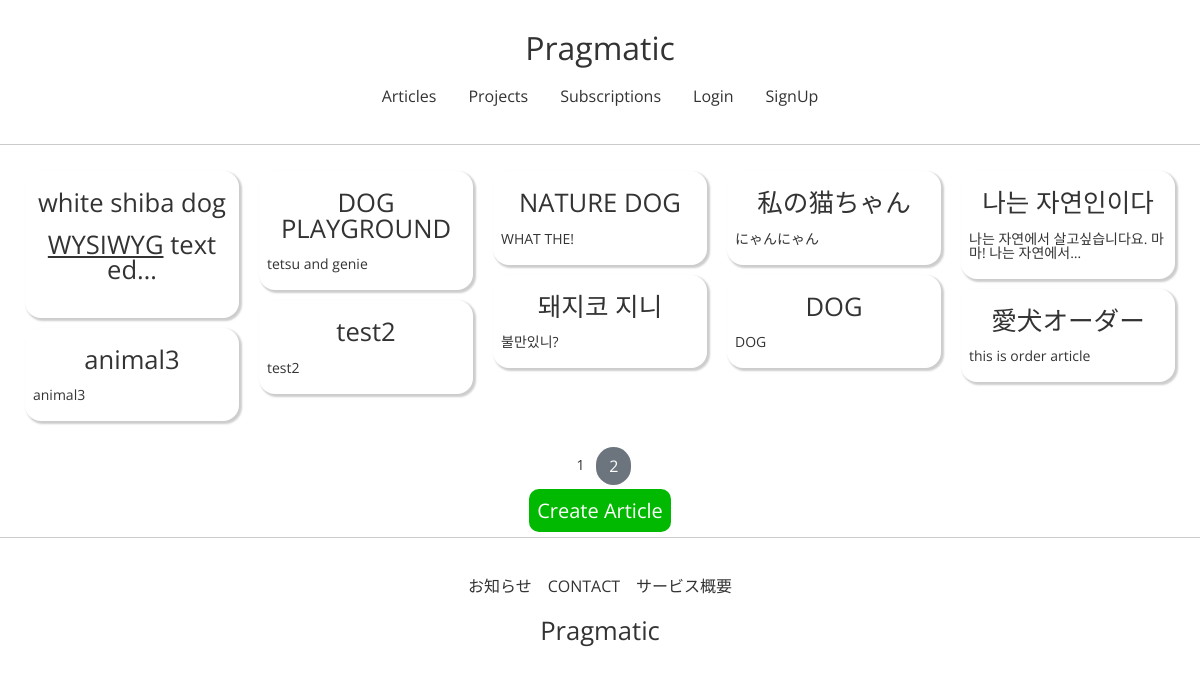
The app's page /articles/list/ with its own data.
### articleapp/models.py (models this page shows)
class Article(models.Model):
    writer = models.ForeignKey(
        User, on_delete=models.SET_NULL, related_name='article', null=True)
    project = models.ForeignKey(
        Project, on_delete=models.SET_NULL, related_name='article', null=True)
    title = models.CharField(max_length=200, null=True)
    image = models.ImageField(upload_to='article/', null=False)
    content = models.TextField(null=True)
    created_at = models.DateField(auto_now_add=True, null=True)

### articleapp/views.py (the view)
# urls.py: path('list/', ArticleListView.as_view(), name='list'),
class ArticleListView(ListView):
    model = Article
    context_object_name = 'article_list'
    template_name = 'articleapp/list.html'
    paginate_by = 10

### articleapp/templates/articleapp/list.html
{% extends 'base.html' %}
{% load static %}
{% block content %}
<section class="article-section">
    {% if article_list %}
    <div class="wf-container">
        {% for article in article_list %}
            <div class="wf-box">
                <a href="{% url 'articleapp:detail' pk=article.pk %}">
                {% include 'snippets/card.html' with article=article %}
                </a>
            </div>
        {% endfor %}
    </div>
    {% else %}
    <div style="text-align:center">
        <h2>No Article</h2>
    </div>
    {% endif %}
    {% include 'snippets/pagination.html' with page_obj=page_obj %}
    <a href="{% url 'articleapp:create' %}" class="submit-btn">Create Article</a>
</section>
{% endblock %}

### templates/snippets/card.html (shortened to what this page needs)
{%if article_list %}
<div class="content">
    <h3>{{ article.title | truncatechars:16 }}</h3>
    <p>{{ article.content | safe | truncatechars:30 }}</p>
</div>
{% endif %}

### static/css/variables.css (style rules this page uses)
:root { --line-color: #00b900; --edit-color: #ffb74d; --alert-color: #f44336; --default-color: #d7ccc8; --header-color: #f0f4c3; --settings-color: #f5f5f5; }

### static/css/base.css (style rules this page uses)
* { box-sizing: border-box; margin: 0; padding: 0; }
body { font-family: "Open Sans", sans-serif; font-size: 14px; color: #333; }
h3 { font-size: 1.8rem; }
h3 { font-size: 1.6rem; }
a { padding: 8px; }
.default-btn, .submit-btn, .delete-btn, .alert-btn, .edit-btn { border: none; border-radius: 10px; font-size: 1.25rem; margin-top: 1rem; color: white; background-color: var(--default-color); padding: 8px; text-align: center; }
.submit-btn { background-color: var(--line-color); }

### static/css/article.css (style rules this page uses)
.article-section { display: flex; flex-direction: column; justify-content: center; align-items: center; }

### static/css/wf-style.css (style rules this page uses)
.wf-container { margin: 0 auto; }
.wf-container:before, .wf-container:after { content: ""; display: table; }
.wf-container:after { clear: both; }
.wf-box { margin: 10px; border-radius: 16px; box-shadow: 2px 2px 2px 1px rgba(0, 0, 0, 0.2); }
.wf-box .content { padding: 5px 8px; }
.wf-box .content h3 { text-align: center; margin-bottom: 16px; }
@media screen and (min-width: 768px) { .wf-container { width: 750px; } }
@media screen and (min-width: 992px) { .wf-container { width: 970px; } }
@media screen and (min-width: 1200px) { .wf-container { width: 1170px; } }

### records on screen
Article: title "white shiba dog", content "WYSIWYG text ed…"
Article: title "DOG PLAYGROUND", content "tetsu and genie"
Article: title "NATURE DOG", content "WHAT THE!"
Article: title "私の猫ちゃん", content "にゃんにゃん"
Article: title "나는 자연인이다", content "나는 자연에서 살고싶습니다요. 마마! 나는 자연에서…"
Article: title "돼지코 지니", content "불만있니?"
Article: title "DOG", content "DOG"
Article: title "愛犬オーダー", content "this is order article"
Article: title "test2", content "test2"
Article: title "animal3", content "animal3"

### other values on screen
{{ page_obj.number }} "1"
{{ page_obj.next_page_number }} "2"
